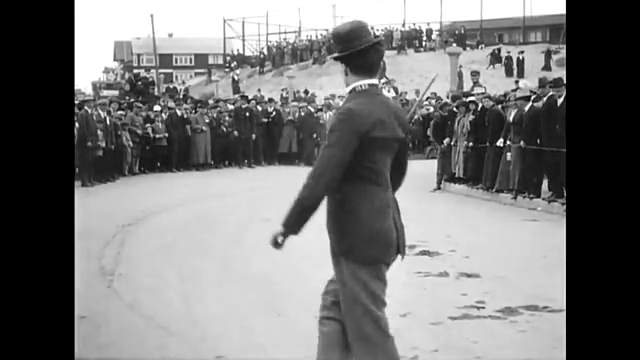
#> input picture frame 17 of Computer Vision 1 Introduction (Python)/week2-Video IO and GUI/chaplin.mp4, 640 x 360 px, given in place of focus-test.mp4, which was not available
$ jupyter execute Autofocus-assignment.ipynb   (shell and % lines are left out)   (older library calls are emulated)   (text cells are left out)
#> lines starting #> are read from the running program, lines starting #| are printed output that depends on the picture; pictures that were not available may be replaced by others from this repository, and a replacement may not be noted
[cell 1]
# Import modules
import cv2
import matplotlib.pyplot as plt
from dataPath import DATA_PATH
import numpy as np

[cell 2]
import matplotlib
matplotlib.rcParams['figure.figsize'] = (10.0, 10.0)
matplotlib.rcParams['image.interpolation'] = 'bilinear'

[cell 3]
# Implement Variance of absolute values of Laplacian - Method 1
# Input: image
# Output: Floating point number denoting the measure of sharpness of image

# Do NOT change the function name and definition

def var_abs_laplacian(image):
    ###
    ### YOUR CODE HERE
    ###
    return cv2.Laplacian(image, cv2.CV_64F).var()

[cell 4]
# Implement Sum Modified Laplacian - Method 2
# Input: image
# Output: Floating point number denoting the measure of sharpness of image

# Do NOT change the function name and definition

def sum_modified_laplacian(im):
    ###
    ### YOUR CODE HERE
    ###
    ky = np.array(([0.0, -1.0, 0.0], [0.0, 2.0, 0.0], [0.0, -1.0, 0.0]))
    kx = np.array(([0.0, 0.0, 0.0], [-1.0, 2.0, -1.0], [0.0, 0.0, 0.0]))
    return np.sum(abs(cv2.filter2D(im, cv2.CV_32F, kx)) + abs(cv2.filter2D(im, cv2.CV_32F, ky)))

[cell 5]
# Read input video filename
filename = DATA_PATH + 'videos/focus-test.mp4'

# Create a VideoCapture object
cap = cv2.VideoCapture(filename)

# Read first frame from the video
ret, frame = cap.read()
#> frame is the input picture: shape (360, 640, 3); min 0, max 255, mean 121

# Display total number of frames in the video
print("Total number of frames : {}".format(int(cap.get(cv2.CAP_PROP_FRAME_COUNT))))

maxV1 = 0
maxV2 = 0

# Frame with maximum measure of focus
# Obtained using methods 1 and 2
bestFrame1 = 0
bestFrame2 = 0

# Frame ID of frame with maximum measure
# of focus
# Obtained using methods 1 and 2
bestFrameId1 = 0
bestFrameId2 = 0

# Get measures of focus from both methods
val1 = var_abs_laplacian(frame)
#> val1 = 565.7
val2 = sum_modified_laplacian(frame)
#> val2 = 7416486

# Specify the ROI for flower in the frame
# UPDATE THE VALUES BELOW
top = 0
left = 0
bottom = frame.shape[0]
#> bottom = 360
right = frame.shape[1]
#> right = 640

# Iterate over all the frames present in the video
while(ret):
    # Crop the flower region out of the frame
    flower = frame[left:right, top:bottom]
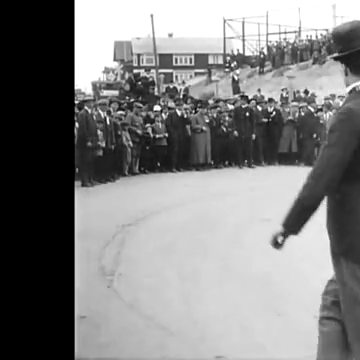
#> flower: shape (360, 360, 3); min 0, max 255, mean 129.5
    # Get measures of focus from both methods
    val1 = var_abs_laplacian(frame)
    val2 = sum_modified_laplacian(frame)

    # If the current measure of focus is greater
    # than the current maximum
    if val1 > maxV1 :
        # Revise the current maximum
        maxV1 = val1
#> maxV1 = 565.7
        # Get frame ID of the new best frame
        bestFrameId1 = int(cap.get(cv2.CAP_PROP_POS_FRAMES))
        # Revise the new best frame
        bestFrame1 = frame.copy()
        print("Frame ID of the best frame [Method 1]: {}".format(bestFrameId1))

    # If the current measure of focus is greater
    # than the current maximum
    if val2 > maxV2 :
        # Revise the current maximum
        maxV2 = val2
#> maxV2 = 7416486
        # Get frame ID of the new best frame
        bestFrameId2 = int(cap.get(cv2.CAP_PROP_POS_FRAMES))
        # Revise the new best frame
        bestFrame2 = frame.copy()
        print("Frame ID of the best frame [Method 2]: {}".format(bestFrameId1))

    # Read a new frame
    ret, frame = cap.read()


print("================================================")
# Print the Frame ID of the best frame
print("Frame ID of the best frame [Method 1]: {}".format(bestFrameId1))
print("Frame ID of the best frame [Method 2]: {}".format(bestFrameId2))

# Release the VideoCapture object
cap.release()

# Stack the best frames obtained using both methods
out = np.hstack((bestFrame1, bestFrame2))

# Display the stacked frames
plt.figure(figsize=(20,40))
plt.title("Method 1                    Method 2", fontsize=24)
plt.imshow(out[:,:,::-1]);
plt.axis('off')
plt.show()


$ run again, starting later in the video
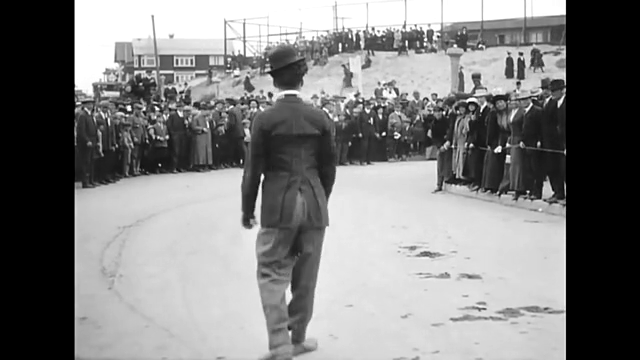
#> input picture frame 77 of Computer Vision 1 Introduction (Python)/week2-Video IO and GUI/chaplin.mp4, 640 x 360 px, given in place of focus-test.mp4, which was not available
#> frame is the input picture: shape (360, 640, 3); min 0, max 255, mean 128.1
#> val1 = 642.6
#> val2 = 8163972
#> `flower = frame[left:right, top:bottom]`:
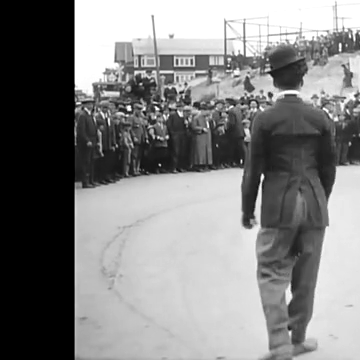
#> flower: shape (360, 360, 3); min 0, max 255, mean 129.9
#> maxV1 = 642.6
#> maxV2 = 8163972

$ run again, starting later in the video
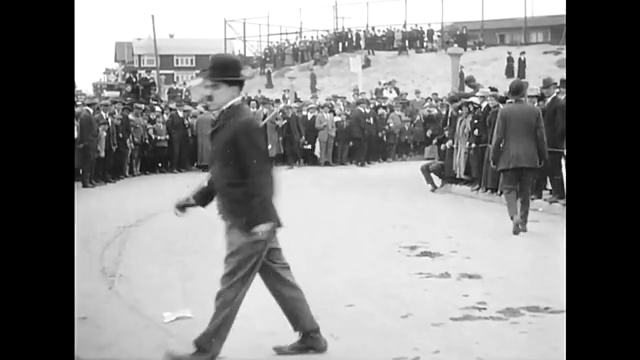
#> input picture frame 137 of Computer Vision 1 Introduction (Python)/week2-Video IO and GUI/chaplin.mp4, 640 x 360 px, given in place of focus-test.mp4, which was not available
#> frame is the input picture: shape (360, 640, 3); min 0, max 255, mean 134.5
#> val1 = 546.6
#> val2 = 7559511
#> `flower = frame[left:right, top:bottom]`:
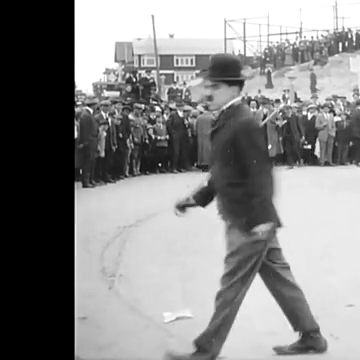
#> flower: shape (360, 360, 3); min 0, max 255, mean 135.8
#> maxV1 = 546.6
#> maxV2 = 7559511
